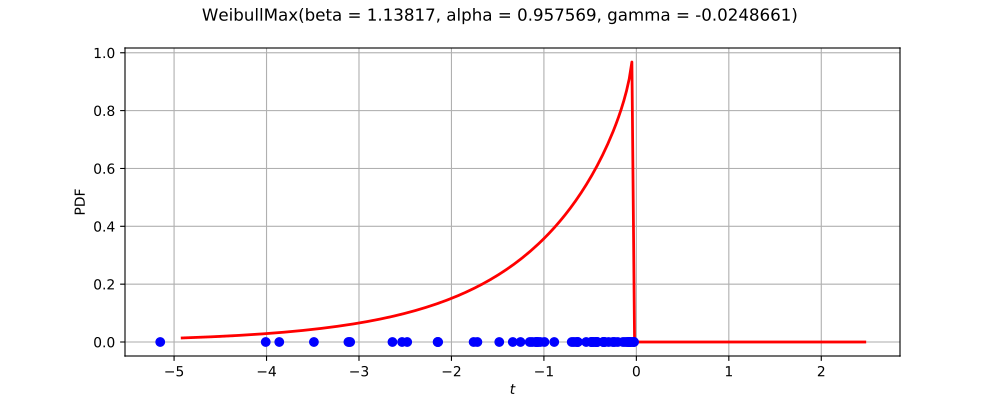

Here is the Python script that generated this plot:
import openturns as ot
from matplotlib import pyplot as plt
from openturns.viewer import View
ot.RandomGenerator.SetSeed(0)
factory = ot.WeibullMaxFactory()
ref = factory.build()
dimension = ref.getDimension()
if dimension <= 2:
    sample = ref.getSample(50)
    distribution = factory.build(sample)
    if dimension == 1:
        distribution.setDescription(['$t$'])
        pdf_graph = distribution.drawPDF(256)
        cloud = ot.Cloud(sample, ot.Sample(sample.getSize(), 1))
        cloud.setColor('blue')
        cloud.setPointStyle('fcircle')
        pdf_graph.add(cloud)
        pdf_graph.setTitle(str(distribution))
        fig = plt.figure(figsize=(10, 4))
        pdf_axis = fig.add_subplot(111)
        View(pdf_graph, figure=fig, axes=[pdf_axis], add_legend=False)
    else:
        sample = ref.getSample(500)
        distribution.setDescription(['$t_0$', '$t_1$'])
        pdf_graph = distribution.drawPDF([256]*2)
        cloud = ot.Cloud(sample)
        cloud.setColor('red')
        cloud.setPointStyle('fcircle')
        pdf_graph.add(cloud)
        pdf_graph.setTitle(str(distribution))
        fig = plt.figure(figsize=(10, 4))
        pdf_axis = fig.add_subplot(111)
        View(pdf_graph, figure=fig, axes=[pdf_axis], add_legend=False, square_axes=True)
